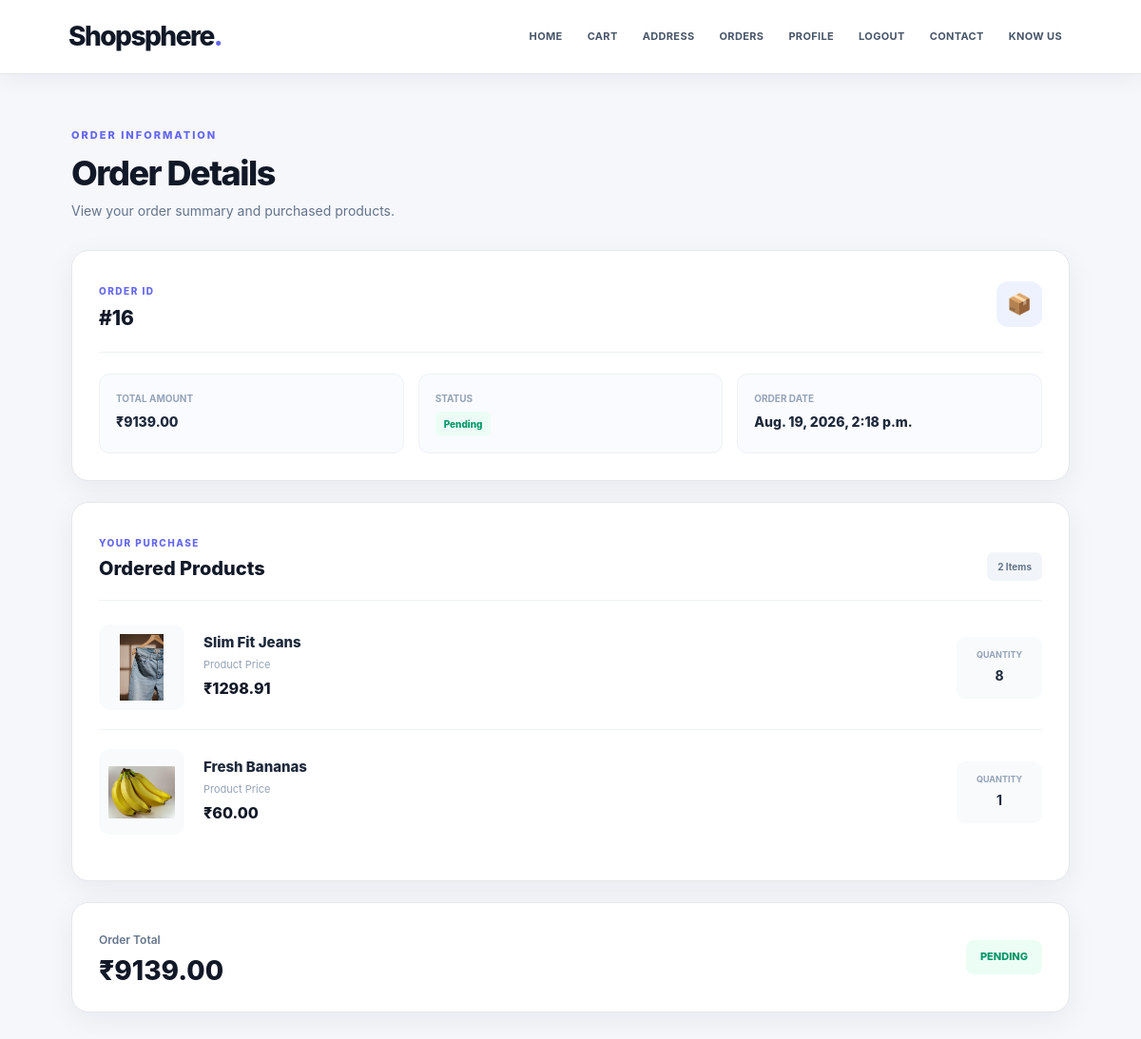
Page /orders/order_details/16 (signed in) on the committed database.
### orders/models.py (models this page shows, shortened)
class Order(models.Model):
    STATUS_CHOICES=(
        ('Pending','Pending'),
        ('Confirmed','Confirmed'),
        ('Shipped','Shipped'),
        ('Delivered','Delivered'),
        ('Cancelled','Cancelled'),
    )
    user=models.ForeignKey(User,on_delete=models.CASCADE)
    address=models.ForeignKey(Address,on_delete=models.SET_NULL,null=True,blank=True)
    total_amount=models.DecimalField(max_digits=10,decimal_places=2)
    status=models.CharField(max_length=20,choices=STATUS_CHOICES,default='Pending')
    created_at=models.DateTimeField(auto_now_add=True)

class OrderItem(models.Model):
    order=models.ForeignKey(Order,on_delete=models.CASCADE,related_name='items')
    product=models.ForeignKey(Product,on_delete=models.CASCADE)
    price=models.DecimalField(max_digits=10,decimal_places=2)
    quantity=models.PositiveIntegerField()

### base/models.py (models this page shows, shortened)
class Product(models.Model):
    category = models.ForeignKey(Category,on_delete=models.CASCADE)
    pname=models.CharField(max_length=200)
    pdescription=models.TextField()
    price=models.DecimalField(max_digits=10,decimal_places=2)
    stock=models.PositiveIntegerField(default=0)
    is_available=models.BooleanField(default=True)
    pimage=models.ImageField(upload_to='products/',default='default.jpg')
    is_delete=models.BooleanField(default=False)
    created_at=models.DateTimeField(auto_now_add=True)

### orders/views.py (the view)
# urls.py: path('order_details/<int:pk>',order_details,name='order_details'),
def order_details(request,pk):
    order=get_object_or_404(Order,id=pk,user=request.user)
    items=order.items.all()
    items=order.items.select_related('product')
    print(items)
    context={'order':order,'items':items}
    return render(request,'order_details.html',context)

### orders/templates/order_details.html
{% extends 'main.html' %}
{% load static %}
{% block head %}
<link rel="stylesheet" href="{% static 'CSS/order_details.css' %}">
{% endblock %}
{% block content %}
<div class="order-details-page">
    <div class="order-header">
        <span>ORDER INFORMATION</span>
        <h1>Order Details</h1>
        <p>View your order summary and purchased products.</p>
    </div>
    <div class="order-container">
        <div class="order-summary-card">
            <div class="order-card-title">
                <div>
                    <span>ORDER ID</span>
                    <h2>#{{order.id}}</h2>
                </div>
                <div class="order-icon">📦</div>
            </div>
            <div class="order-info-grid">
                <div class="order-info-item">
                    <span>Total Amount</span>
                    <strong>₹{{order.total_amount}}</strong>
                </div>
                <div class="order-info-item">
                    <span>Status</span>
                    <strong class="order-status">{{order.status}}</strong>
                </div>
                <div class="order-info-item">
                    <span>Order Date</span>
                    <strong>{{order.created_at}}</strong>
                </div>
            </div>
        </div>
        <div class="items-card">
            <div class="items-header">
                <div>
                    <span>YOUR PURCHASE</span>
                    <h2>Ordered Products</h2>
                </div>
                <div class="item-count">{{items|length}} Items</div>
            </div>
            <div class="order-items">
                {% for i in items %}
                <div class="order-item">
                    <div class="order-product-image">
                        <img src="{{i.product.pimage.url}}" alt="{{i.product.pname}}">
                    </div>
                    <div class="order-product-info">
                        <h3>{{i.product.pname}}</h3>
                        <p>Product Price</p>
                        <strong>₹{{i.product.price}}</strong>
                    </div>
                    <div class="order-product-action">
                        <span>Quantity</span>
                        <strong>{{i.quantity}}</strong>
                    </div>
                </div>
                {% empty %}
                <div class="no-order-items">
                    <span>📦</span>
                    <h3>No Products Found</h3>
                </div>
                {% endfor %}
            </div>
        </div>
        <div class="order-total-card">
            <div>
                <span>Order Total</span>
                <h2>₹{{order.total_amount}}</h2>
            </div>
            <div class="order-status-large">{{order.status}}</div>
        </div>
    </div>
</div>
{% endblock %}

### templates/main.html (shortened to what this page needs)
{% load static %}
<!DOCTYPE html>
<html lang="en">
<head>
    <link rel="stylesheet" href="{% static 'CSS/style.css' %}">
    {% block head %}
    {% endblock %}
</head>
<body>
    {% include 'nav.html' %}
    {% block content %}
    {% endblock %}
</body>
</html>

### templates/nav.html (shortened to what this page needs)
<nav>
    <div class="logo">
        <h1>Shopsphere</h1>
    </div>
    <div class="links">
        {% if request.user.is_authenticated %}
            <a href="{% url 'home' %}">HOME</a>
            <a href="{% url 'cartpage' %}">CART</a>
            <a href="{% url 'address_list' %}">ADDRESS</a>
            <a href="{% url 'order_history' %}">ORDERS</a>
            <a href="{% url 'profile' %}">PROFILE</a>
            <a href="{% url 'logout_' %}">LOGOUT</a>
            <a href="">CONTACT</a>
            <a href="">KNOW US</a>
        {% else %}
            <a href="{% url 'login_' %}">LOGIN</a>
            <a href="{% url 'register' %}">REGISTER</a>
            <a href="">CONTACT</a>
            <a href="">KNOW US</a>
        {% endif %}
    </div>
</nav>

### static/CSS/style.css (style rules this page uses)
* { margin: 0; padding: 0; box-sizing: border-box; }
html { scroll-behavior: smooth; }
body { min-height: 100vh; font-family: "Inter", "Segoe UI", Roboto, Arial, sans-serif; background: #f6f7fb; color: #1f2937; line-height: 1.6; }
a { text-decoration: none; color: inherit; }
nav { width: 100%; min-height: 78px; padding: 0 6%; display: flex; align-items: center; justify-content: space-between; background: rgba(255, 255, 255, 0.94); border-bottom: 1px solid #e5e7eb; position: sticky; top: 0; z-index: 9999; backdrop-filter: blur(18px); box-shadow: 0 4px 25px rgba(15, 23, 42, 0.06); }
.logo { display: flex; align-items: center; white-space: nowrap; }
.logo h1 { position: relative; font-size: 28px; font-weight: 800; letter-spacing: -1.5px; color: #111827; cursor: pointer; transition: 0.3s ease; }
.logo h1::after { content: "."; color: #6366f1; }
.links { display: flex; align-items: center; justify-content: flex-end; gap: 4px; }
.links > a { position: relative; padding: 9px 11px; color: #475569; font-size: 11px; font-weight: 700; letter-spacing: 0.35px; border-radius: 9px; transition: color 0.25s ease, background 0.25s ease, transform 0.25s ease; }
.links > a::after { content: ""; position: absolute; left: 50%; bottom: 4px; width: 0; height: 2px; background: #6366f1; border-radius: 10px; transform: translateX(-50%); transition: width 0.25s ease; }
h1, h2, h3, h4, h5, h6 { color: #111827; line-height: 1.25; }

### rows in the picture
Order: id "16", total_amount "9139.00", status "Pending", created_at "Aug. 19, 2026, 2:18 p.m.", status "PENDING"
OrderItem: product.pimage (picture), product.pname "Slim Fit Jeans", product.price "1298.91", quantity "8"
OrderItem: product.pimage (picture), product.pname "Fresh Bananas", product.price "60.00", quantity "1"

### other values in the picture
{{ items|length }} "2"
